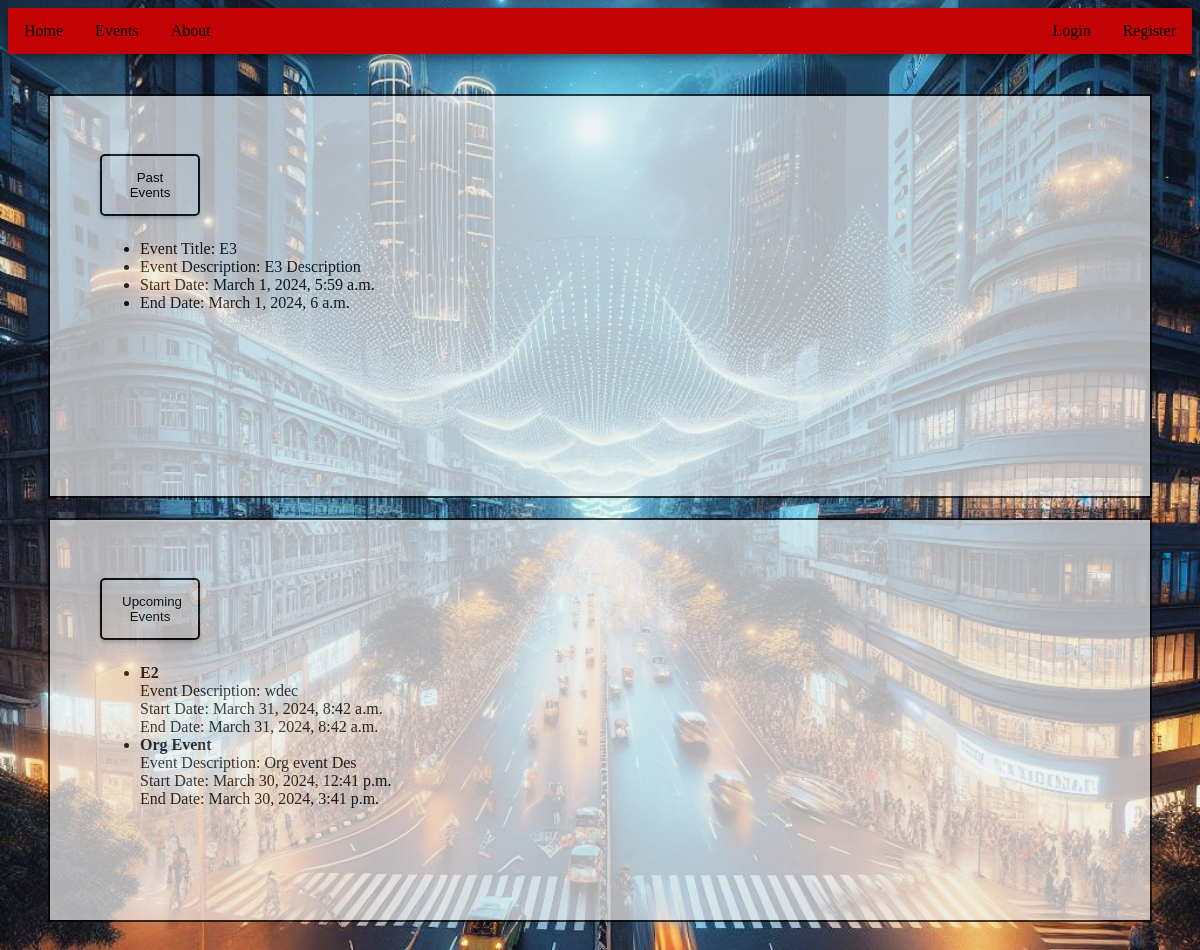
Screenshot of /events/ with the database file from the repository.
### eb/models.py (models this page shows, shortened)
class Event(models.Model):
    title = models.CharField(max_length=100)
    description = models.TextField()
    start_date = models.DateTimeField()
    end_date = models.DateTimeField()
    is_current = models.BooleanField(default=False)
    image = models.ImageField(upload_to='event_images/', null=True, blank=True)

### eb/views.py (the view)
# urls.py: path('events/', views.events, name='events'),
def events(request):
    past_events = Event.objects.filter(end_date__lt=timezone.now(), is_current=False)
    current_events = Event.objects.filter(is_current=True)
    upcoming_events = Event.objects.filter(start_date__gt=timezone.now(), is_current=False)
    return render(request, 'events.html', {'past_events': past_events, 'current_events': current_events, 'upcoming_events': upcoming_events})

### eb/templates/events.html (shortened to what this page needs)
{% extends 'base.html' %}
{% load static %}
{% block content %}
<div class="container">
    <div class="box">
        <a href="{% url 'past_events' %}"><button>Past Events</button></a>
        <ul>
            {% if past_events %}
                <li>Event Title: {{ past_events.0.title }}</li>
                <li>Event Description: {{ past_events.0.description }}</li>
                <li>Start Date: {{ past_events.0.start_date }}</li>
                <li>End Date: {{ past_events.0.end_date }}</li>
            {% else %}
                <li>No past events available</li>
            {% endif %}
        </ul>
    </div>
</div>
<div class="container">
    <div class="box">
        <a href="{% url 'upcoming_events' %}"><button>Upcoming Events</button></a>
        <ul>
            {% if upcoming_events %}
                {% for event in upcoming_events %}
                    <li>
                        <strong>{{ event.title }}</strong><br>
                        Event Description: {{ event.description }}<br>
                        Start Date: {{ event.start_date }}<br>
                        End Date: {{ event.end_date }}<br>
                    </li>
                {% endfor %}
            {% else %}
                <li>No upcoming events available</li>
            {% endif %}
        </ul>
    </div>
</div>
{% endblock %}

### eb/templates/base.html (shortened to what this page needs)
{% load static %}
<!DOCTYPE html>
<html lang="en">
<head>
    <link rel="stylesheet" href="{% static 'style.css' %}">
</head>
<body>
    <nav>
        <ul class="navbar-left">
            <li><a href="{% url 'home' %}">Home</a></li>
            <li><a href="{% url 'events' %}">Events</a></li>
            <li><a href="{% url 'about' %}">About</a></li>
        </ul>
        <ul class="navbar-right">
            {% if user.is_authenticated %}
                <li><a href="{% url 'dashboard' %}">Dashboard</a></li>
                <li><a href="{% url 'logout' %}">Logout</a></li>
            {% else %}
                <li class="dropdown">
                    <a href="#" class="dropbtn">Login</a>
                </li>
                <li class="dropdown">
                    <a href="#" class="dropbtn">Register</a>
                </li>
            {% endif %}
        </ul>
    </nav>
    <div class="content">
        {% block content %}{% endblock %}
    </div>
</body>
</html>

### eb/static/style.css (style rules this page uses)
nav { background-color: #c30303; overflow: hidden; box-shadow: 0px 4px 8px rgba(0, 0, 0, 0.4); color: red; }
.navbar-left { float: left; }
.navbar-right { float: right; }
nav ul { list-style-type: none; margin: 0; padding: 0; overflow: hidden; }
nav ul li { float: left; }
nav ul li a { display: block; color: rgb(2, 0, 0); text-align: center; padding: 14px 16px; text-decoration: none; }
.content { padding: 20px; }
button { background-color: transparent; color: rgb(0, 0, 0); padding: 14px 20px; margin: 8px 0; border: 2px solid rgb(0, 0, 0); cursor: pointer; width: 10%; border-radius: 5px; box-shadow: 0px 2px 4px rgba(0, 0, 0, 0.2); transition: transform 0.2s; }
.container { max-width: 120%; height: 300px; margin: 20px; padding: 50px; border: 2px solid #000; background-size: cover; background-position: center; background-color: #f0f0f0; opacity: 0.7; }

### rows the page displays
Event: title "E3", description "E3 Description", start_date "March 1, 2024, 5:59 a.m.", end_date "March 1, 2024, 6 a.m."
Event: title "E2", description "wdec", start_date "March 31, 2024, 8:42 a.m.", end_date "March 31, 2024, 8:42 a.m."
Event: title "Org Event", description "Org event Des", start_date "March 30, 2024, 12:41 p.m.", end_date "March 30, 2024, 3:41 p.m."
